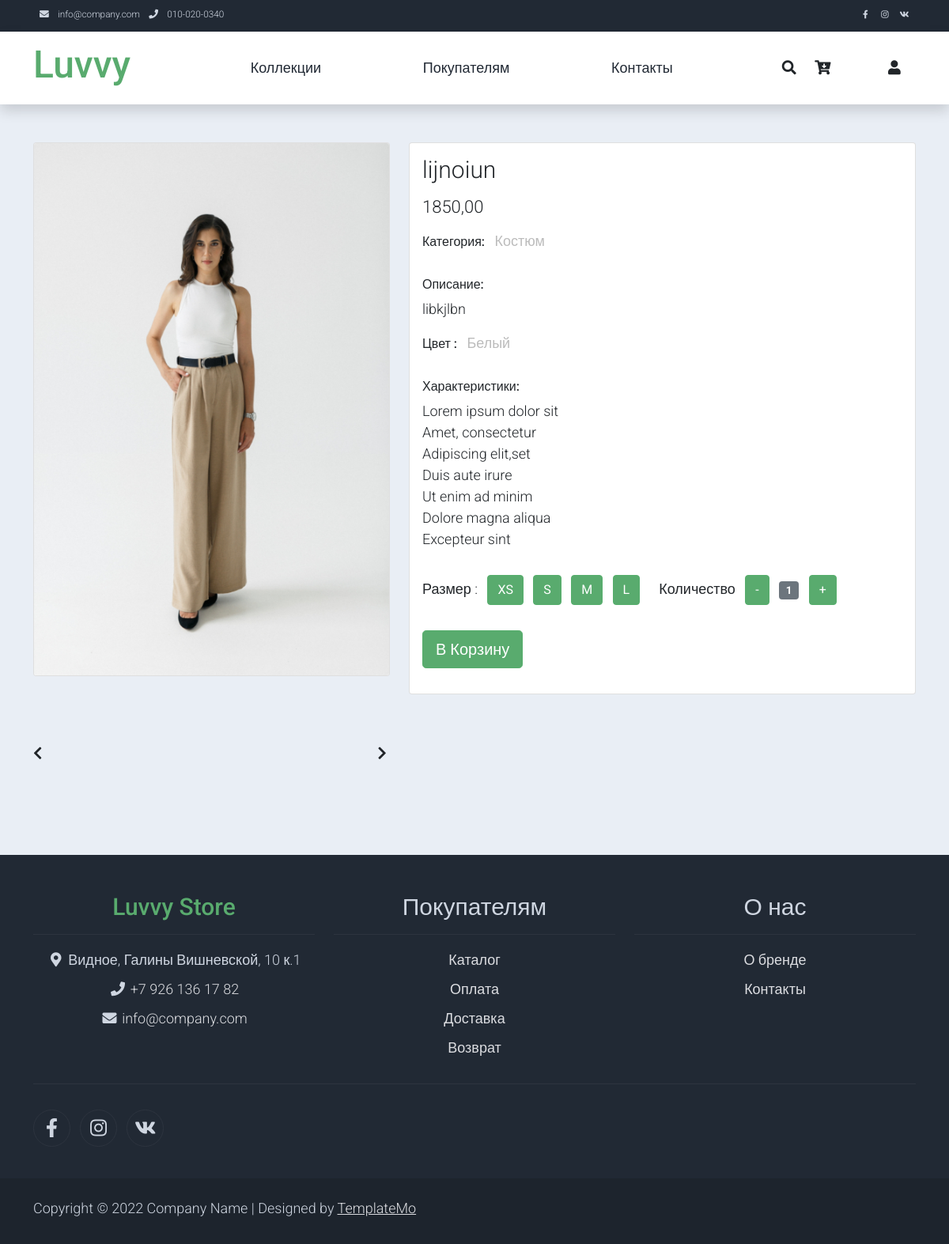
Page /view_card_add/3 on the committed database.
### shop_app/models.py (models this page shows, shortened)
class ProductModel(models.Model):
    SHIRT_SIZES = (
        ('XS', 'Extra Small'),
        ('S', 'Small'),
        ('M', 'Medium'),
        ('L', 'Large'),
    )
    COLOUR = (
        ('Белый', 'Белый'),
        ('Черный', 'Черный'),
        ('Бежевый', 'Бежевый'),
    )
    category = models.ForeignKey(CategoryModel, related_name='products', on_delete=models.CASCADE)
    name = models.CharField('Наименование', max_length=50, db_index=True)
    slug = models.SlugField('URL', max_length=50, db_index=True)
    image = models.ImageField('Изображение', upload_to='products/', blank=True)
    description = models.TextField('Описание', blank=True)
    summary = models.TextField('Краткое описание', blank=True)
    specific = models.TextField('Характеристики', max_length=200, blank=True)
    size = models.CharField('Размер', max_length=2, choices=SHIRT_SIZES, blank=True)
    price = models.DecimalField('Цена', max_digits=10, decimal_places=2)
    stock = models.PositiveIntegerField('Запас')
    available = models.BooleanField('Наличие', default=True)
    colour = models.CharField('Цвет', max_length=20, choices=COLOUR, blank=True)
    created = models.DateTimeField('Дата создания', auto_now_add=True)
    updated = models.DateTimeField('Дата обновления', auto_now=True)
    class Meta:
        ordering = ('name',)
        verbose_name = 'Товар'
        verbose_name_plural = 'Товары'

class CategoryModel(models.Model):
    name = models.CharField('Наименование', max_length=50, db_index=True)
    slug = models.SlugField(max_length=50, db_index=True, unique=True)
    class Meta:
        ordering = ('name',)
        verbose_name = 'Категория'
        verbose_name_plural = 'Категории'
    def __str__(self):
        return self.name

### shop_app/views.py (the view)
# urls.py: path('view_card_add/<int:product_id>', view_card_add, name='view_card_add'),
def view_card_add(request, product_id):
    product = ProductModel.objects.filter(id=product_id)
    context = {'products': product}
    return render(request, 'shop_app/prod_view.html', context)

### shop_app/templates/shop_app/prod_view.html (shortened to what this page needs)
{% extends 'shop_app/base.html' %}
{% load static %}
{% block product_view %}
    <section class="bg-light">
        <div class="container pb-5">
            <div class="row">
                {% for cards in products %}
                <div class="col-lg-5 mt-5">
                    <div class="card mb-3">
                        <img class="card-img img-fluid" src="{{ cards.image.url }}" alt="Card image cap" id="product-detail">
                    </div>
                    <div class="row">
                        <div class="col-1 align-self-center">
                            <a href="#multi-item-example" role="button" data-bs-slide="prev">
                                <i class="text-dark fas fa-chevron-left"></i>
                            </a>
                        </div>
                        <div id="multi-item-example" class="col-10 carousel slide carousel-multi-item" data-bs-ride="carousel">
                            <div class="carousel-inner product-links-wap" role="listbox">
                                <div class="carousel-item active">
                                    <div class="row">
                                        <div class="col-4">
                                            <a href="#">
                                                <img class="card-img img-fluid" src="{{ cards.image.url }}" alt="Product Image 1">
                                            </a>
                                        </div>
                                        <div class="col-4">
                                            <a href="#">
                                                <img class="card-img img-fluid" src="{% static 'shop_app/img/product_single_02.jpg' %}" alt="Product Image 2">
                                            </a>
                                        </div>
                                        <div class="col-4">
                                            <a href="#">
                                                <img class="card-img img-fluid" src="{% static 'shop_app/img/product_single_03.jpg' %}" alt="Product Image 3">
                                            </a>
                                        </div>
                                    </div>
                                </div>
                            </div>
                        </div>
                        <div class="col-1 align-self-center">
                            <a href="#multi-item-example" role="button" data-bs-slide="next">
                                <i class="text-dark fas fa-chevron-right"></i>
                            </a>
                        </div>
                    </div>
                </div>
                <div class="col-lg-7 mt-5">
                    <div class="card">
                        <div class="card-body">
                            <h1 class="h2">{{ cards.name }}</h1>
                            <p class="h3 py-2">{{ cards.price }}</p>
                            <ul class="list-inline">
                                <li class="list-inline-item">
                                    <h6>Категория:</h6>
                                </li>
                                <li class="list-inline-item">
                                    <p class="text-muted"><strong>{{ cards.category }}</strong></p>
                                </li>
                            </ul>
                            <h6>Описание: </h6>
                            <p>{{ cards.description }}</p>
                            <ul class="list-inline">
                                <li class="list-inline-item">
                                    <h6>Цвет :</h6>
                                </li>
                                <li class="list-inline-item">
                                    <p class="text-muted"><strong>{{ cards.colour }}</strong></p>
                                </li>
                            </ul>
                            <h6>Характеристики:</h6>
                            <ul class="list-unstyled pb-3">
                                <li>Lorem ipsum dolor sit</li>
                                <li>Amet, consectetur</li>
                                <li>Adipiscing elit,set</li>
                                <li>Duis aute irure</li>
                                <li>Ut enim ad minim</li>
                                <li>Dolore magna aliqua</li>
                                <li>Excepteur sint</li>
                            </ul>
                            <form action="" method="GET">
                                <div class="row">
                                    <div class="col-auto">
                                        <ul class="list-inline pb-3">
                                            <li class="list-inline-item">Размер :
                                            </li>
                                            <li class="list-inline-item"><span class="btn btn-success btn-size">XS</span></li>
                                            <li class="list-inline-item"><span class="btn btn-success btn-size">S</span></li>
                                            <li class="list-inline-item"><span class="btn btn-success btn-size">M</span></li>
                                            <li class="list-inline-item"><span class="btn btn-success btn-size">L</span></li>
                                        </ul>
                                    </div>
                                    <div class="col-auto">
                                        <ul class="list-inline pb-3">
                                            <li class="list-inline-item text-right">
                                                Количество
                                            </li>
                                            <li class="list-inline-item"><span class="btn btn-success" id="btn-minus">-</span></li>
                                            <li class="list-inline-item"><span class="badge bg-secondary" id="var-value">1</span></li>
                                            <li class="list-inline-item"><span class="btn btn-success" id="btn-plus">+</span></li>
                                        </ul>
                                    </div>
                                </div>
                                <div class="row pb-3">
                                    <div class="">
                                        <button type="submit" class="btn btn-success btn-lg" name="submit" value="addtocard">В Корзину</button>
                                    </div>
                                </div>
                            </form>
                        </div>
                    </div>
                </div>
                {% endfor %}
            </div>
        </div>
    </section>
{% endblock %}

### shop_app/static/shop_app/css/templatemo.css (style rules this page uses)
body, ul, li, p, a, label, input, div { font-family: 'Roboto', sans-serif; font-size: 18px !important; font-weight: 300 !important; }
.h2 { font-family: 'Roboto', sans-serif; font-size: 30px !important; font-weight: 300; }
.h3 { font-family: 'Roboto', sans-serif; font-size: 22px !important; }
.text-muted { color: #bcbcbc !important; }
.bg-light { background-color: #e9eef5 !important; }
.btn-success { background-color: #59ab6e !important; border-color: #56ae6c !important; }

### rows in the picture
ProductModel: image (picture), name "lijnoiun", price "1850,00", category "Костюм", description "libkjlbn", colour "Белый"
